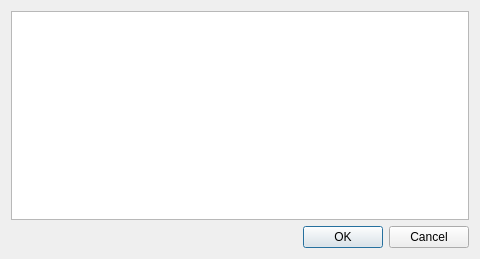
<?xml version="1.0" encoding="UTF-8"?>
<ui version="4.0">
 <class>BearingDlg</class>
 <widget class="QDialog" name="BearingDlg">
  <property name="geometry">
   <rect>
    <x>0</x>
    <y>0</y>
    <width>480</width>
    <height>259</height>
   </rect>
  </property>
  <property name="windowTitle">
   <string>DF</string>
  </property>
  <layout class="QVBoxLayout" name="verticalLayout">
   <item>
    <widget class="QTableWidget" name="tableWidget">
     <property name="editTriggers">
      <set>QAbstractItemView::NoEditTriggers</set>
     </property>
     <property name="alternatingRowColors">
      <bool>true</bool>
     </property>
     <property name="selectionMode">
      <enum>QAbstractItemView::SingleSelection</enum>
     </property>
     <property name="selectionBehavior">
      <enum>QAbstractItemView::SelectRows</enum>
     </property>
     <property name="sortingEnabled">
      <bool>true</bool>
     </property>
    </widget>
   </item>
   <item>
    <widget class="QDialogButtonBox" name="buttonBox">
     <property name="orientation">
      <enum>Qt::Horizontal</enum>
     </property>
     <property name="standardButtons">
      <set>QDialogButtonBox::Cancel|QDialogButtonBox::Ok</set>
     </property>
    </widget>
   </item>
  </layout>
 </widget>
 <tabstops>
  <tabstop>tableWidget</tabstop>
  <tabstop>buttonBox</tabstop>
 </tabstops>
 <resources/>
 <connections>
  <connection>
   <sender>buttonBox</sender>
   <signal>accepted()</signal>
   <receiver>BearingDlg</receiver>
   <slot>accept()</slot>
   <hints>
    <hint type="sourcelabel">
     <x>248</x>
     <y>254</y>
    </hint>
    <hint type="destinationlabel">
     <x>157</x>
     <y>274</y>
    </hint>
   </hints>
  </connection>
  <connection>
   <sender>buttonBox</sender>
   <signal>rejected()</signal>
   <receiver>BearingDlg</receiver>
   <slot>reject()</slot>
   <hints>
    <hint type="sourcelabel">
     <x>316</x>
     <y>260</y>
    </hint>
    <hint type="destinationlabel">
     <x>286</x>
     <y>274</y>
    </hint>
   </hints>
  </connection>
 </connections>
</ui>
